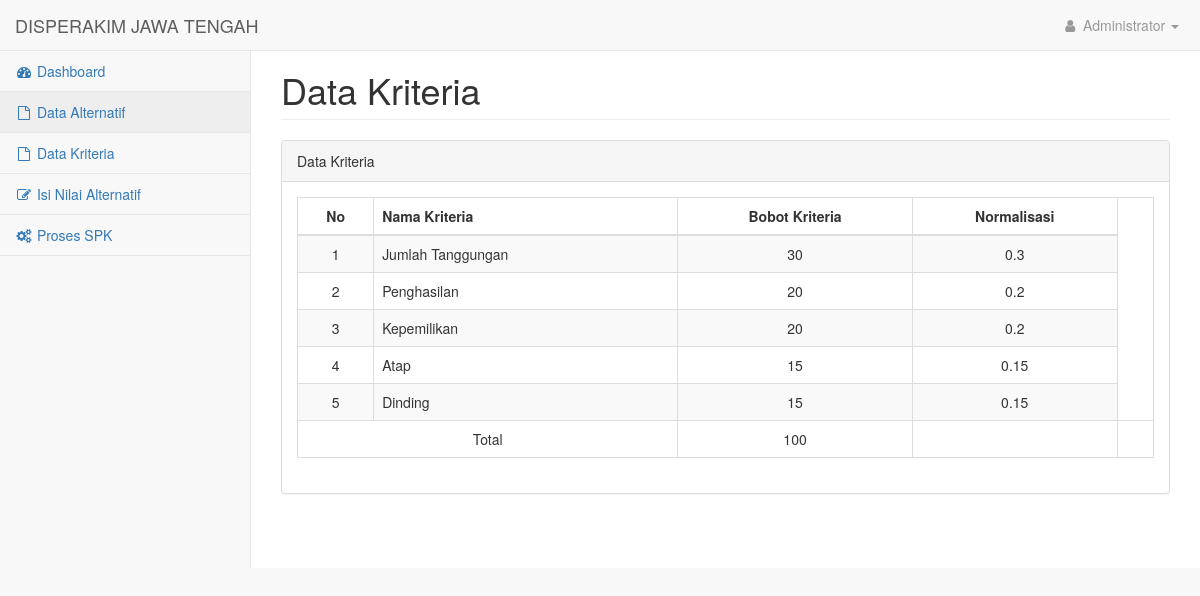
Screenshot of /kriteria.php (signed in) with the database file from the repository.
### tables this page shows
CREATE TABLE `kriteria` (
  `id_kriteria` int(11) NOT NULL,
  `nama_kriteria` varchar(350) NOT NULL,
  `bobot` int(11) NOT NULL,
  `jenis` varchar(255) DEFAULT NULL
);

### kriteria.php (the view)
<?php
    include 'onek.php';
    require_once 'nav.php';
?>
            <div id="page-wrapper">
                <div class="container-fluid">
                    <div class="row">
                        <div class="col-lg-12">
                            <h1 class="page-header">Data Kriteria</h1>
                        </div>
                        <div class="col-lg-12">
                            <div class="panel panel-default">
                                <div class="panel-heading">
                                    Data Kriteria
                                </div>
                                <div class="panel-body">
                                    <div class="table-responsive">
                                        <table class="table table-striped table-bordered table-hover">
                                            <thead>
                                                <tr>
                                                    <th> <center> No </center> </th>
                                                    <th>Nama Kriteria</th>
                                                    <th> <center> Bobot Kriteria </center> </th>
                                                    <th> <center> Normalisasi </center> </th>
                                                </tr>
                                            </thead>
                                            <tbody>
                                                <?php
                                                   $sqljumlah ="SELECT SUM(bobot) FROM kriteria";
                                                   $queryjumlah= mysqli_query($dbcon,$sqljumlah);
                                                   $jumlah0=mysqli_fetch_array($queryjumlah);
                                                   $jumlah = $jumlah0[0];
                                                   $sql ="SELECT * FROM kriteria";
                                                   $query = mysqli_query($dbcon, $sql);
                                                   $n = 1 ;
                                                   while ($barisbobot=mysqli_fetch_assoc($query)) {
                                                ?>
                                                <tr>
                                                    <td><center><?=$n?></center></td>
                                                    <td><?=$barisbobot['nama_kriteria']?></td>
                                                    <td class="text-center"><?=$barisbobot['bobot']?></td>
                                                    <td class="text-center"><?=round($barisbobot['bobot']/$jumlah,3) ?></td>
                                                </tr>
                                                <?php
                                                    $n++;
                                                    }
                                                ?>
                                                 <tr class="inverse">
                                                    <td colspan="2"> <center> Total </center> </td>
                                                    <td class="text-center"><?=$jumlah?></td>
                                                    <td class="text-center"> </td>
                                                    <td></td>
                                                </tr>
                                            </tbody>
                                        </table>
                                    </div>
                                </div>
                            </div>
                        </div>
                    </div>
                </div>
            </div>
        </div>
<?php
    require_once 'foot.php';
 ?>

### css/startmin.css (style rules this page uses)
body { background-color: #f8f8f8; }
#page-wrapper { padding-top: 30px; min-height: 568px; background-color: #fff; }
@media (min-width:768px) { #page-wrapper { position: inherit; margin-left: 250px; padding: 30px 15px 0 15px; border-left: 1px solid #e7e7e7; } }

### rows the page displays
kriteria: nama_kriteria "Jumlah Tanggungan", bobot "30", bobot "0.3"
kriteria: nama_kriteria "Penghasilan", bobot "20", bobot "0.2"
kriteria: nama_kriteria "Kepemilikan", bobot "20", bobot "0.2"
kriteria: nama_kriteria "Atap", bobot "15", bobot "0.15"
kriteria: nama_kriteria "Dinding", bobot "15", bobot "0.15"

### other values shown
$jumlah "100"
